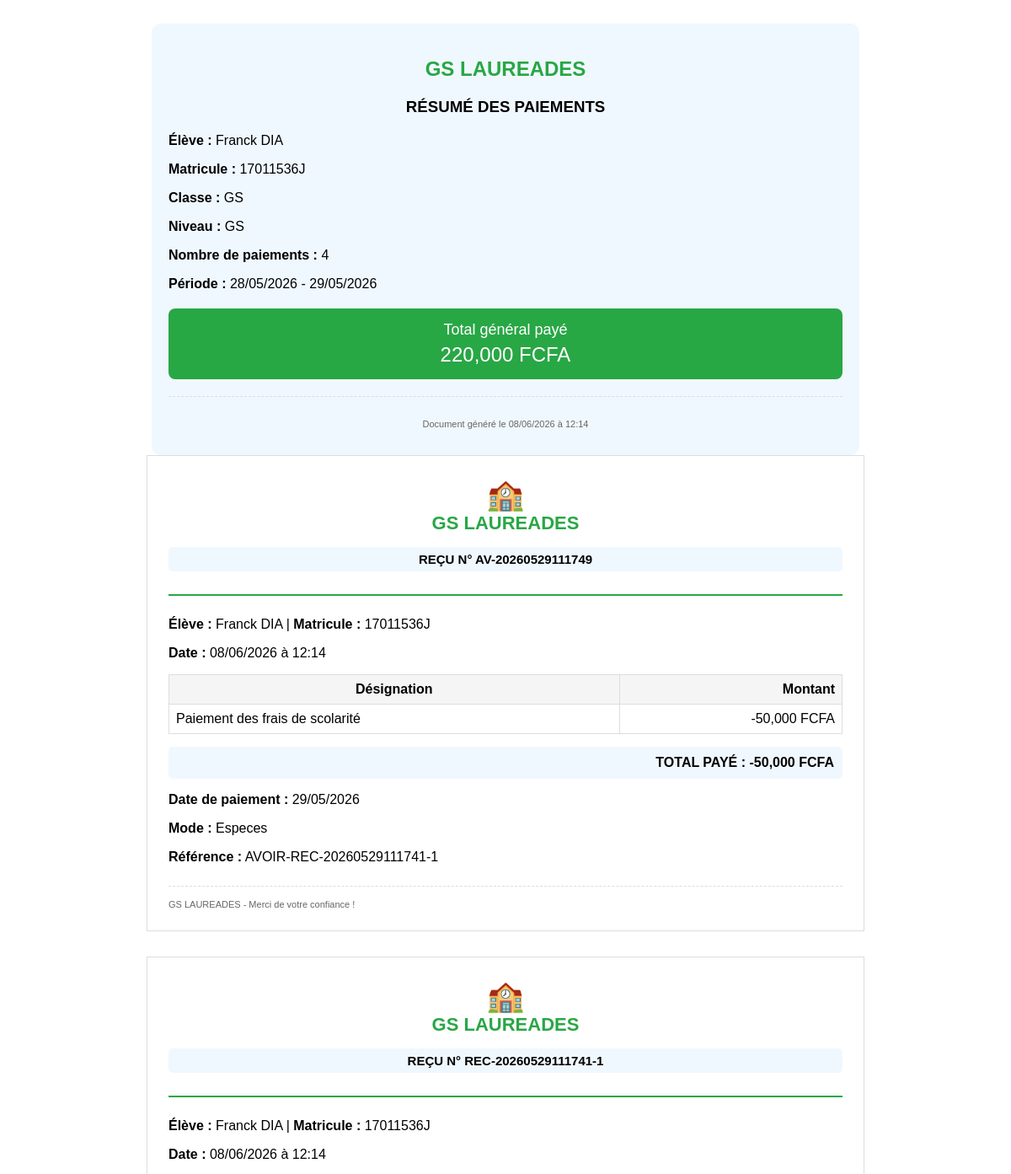
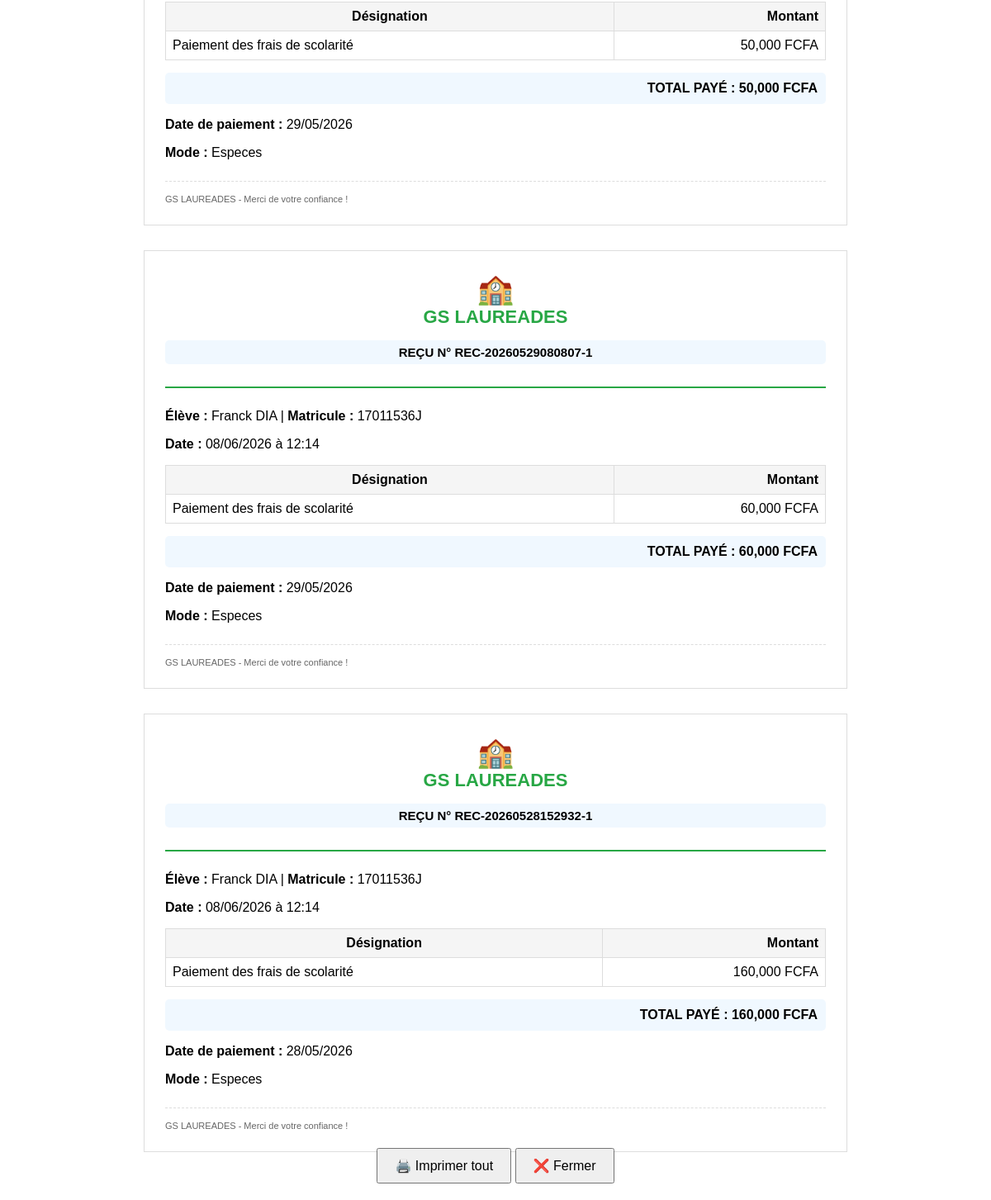
/eleve/1/recus (signed in), run on the app's committed database (2 pictures, top to bottom).
### models.py (models this page shows, shortened)
class Eleve(db.Model):
    __tablename__ = 'eleves'
    id = db.Column(db.Integer, primary_key=True)
    nom = db.Column(db.String(100), nullable=False)
    prenom = db.Column(db.String(100), nullable=False)
    classe = db.Column(db.String(50), nullable=False)
    genre = db.Column(db.String(1))
    date_naissance = db.Column(db.Date, nullable=True)
    lieu_naissance = db.Column(db.String(100))
    matricule = db.Column(db.String(50), unique=True, nullable=False)
    nom_parent = db.Column(db.String(200))
    profession_parent = db.Column(db.String(200))
    employeur = db.Column(db.String(200))
    telephone_parent = db.Column(db.String(50))
    adresse = db.Column(db.String(200))
    affiliation = db.Column(db.String(100))
    observation = db.Column(db.String(200))
    nom_parent1 = db.Column(db.String(200))
    profession_parent1 = db.Column(db.String(200))
    employeur2 = db.Column(db.String(200))
    telephone_parent2 = db.Column(db.String(50))
    adresse1 = db.Column(db.String(200))
    affiliation1 = db.Column(db.String(100))
    observation1 = db.Column(db.String(200))
    est_affecte_etat = db.Column(db.Boolean, default=False)
    reference_affectation = db.Column(db.String(100))
    organisme_affectation = db.Column(db.String(100), default='État')
    sous_groupe_id = db.Column(db.Integer, db.ForeignKey('sous_groupes.id'), nullable=True)
    transport_option_id = db.Column(db.Integer, db.ForeignKey('options_transport.id'), nullable=True)
    cantine_option_id = db.Column(db.Integer, db.ForeignKey('options_cantine.id'), nullable=True)
    renforcement_inscrit = db.Column(db.Boolean, default=False)
    frais_tenue = db.Column(db.Float, default=0)
    frais_droit_examen = db.Column(db.Float, default=0)
    frais_scolarite = db.Column(db.Float, default=0)
    montant_paye = db.Column(db.Float, default=0)
    date_inscription = db.Column(db.DateTime, default=datetime.utcnow)
    date_modification = db.Column(db.DateTime, default=datetime.utcnow, onupdate=datetime.utcnow)
    actif = db.Column(db.Boolean, default=True)
    commentaire = db.Column(db.Text)
    annee_scolaire = db.Column(db.String(20), default='2026-2027')
    reinscrit = db.Column(db.Boolean, default=False)
    date_reinscription = db.Column(db.DateTime, nullable=True)
    reinscrit_par = db.Column(db.String(100), nullable=True)
    paiements = db.relationship('Paiement', backref='eleve', lazy=True, cascade='all, delete-orphan')

class SousGroupe(db.Model):
    __tablename__ = 'sous_groupes'
    id = db.Column(db.Integer, primary_key=True)
    nom = db.Column(db.String(100), nullable=False)
    code = db.Column(db.String(50), unique=True)
    groupe_id = db.Column(db.Integer, db.ForeignKey('groupes_scolaires.id'), nullable=False)
    ordre = db.Column(db.Integer, default=0)
    description = db.Column(db.String(200))
    actif = db.Column(db.Boolean, default=True)
    date_creation = db.Column(db.DateTime, default=datetime.utcnow)
    eleves = db.relationship('Eleve', backref='sous_groupe', lazy=True)
    tarifs_affectation = db.relationship('TarifFraisAffecte', backref='sous_groupe', lazy=True,
                                         foreign_keys='TarifFraisAffecte.sous_groupe_id',
                                         cascade='all, delete-orphan')
    tarifs_frais = db.relationship('TarifFrais', backref='sous_groupe', lazy=True, cascade='all, delete-orphan')

class Paiement(db.Model):
    __tablename__ = 'paiements'
    id = db.Column(db.Integer, primary_key=True)
    eleve_id = db.Column(db.Integer, db.ForeignKey('eleves.id'), nullable=False)
    montant = db.Column(db.Float, nullable=False)
    type_paiement = db.Column(db.String(50), nullable=False)
    reference = db.Column(db.String(100))
    description = db.Column(db.String(200))
    recu = db.Column(db.String(50), unique=True)
    date_paiement = db.Column(db.DateTime, default=datetime.utcnow)
    encaisse_par = db.Column(db.String(100))
    statut = db.Column(db.String(20), default='actif')
    annule_le = db.Column(db.DateTime, nullable=True)
    annule_par = db.Column(db.String(100), nullable=True)
    motif_annulation = db.Column(db.Text, nullable=True)
    annee_scolaire = db.Column(db.String(20), default='2025-2026')
    categorie_frais = db.Column(db.String(50), default='scolarite')  # Pour la catégorie principale
    details = db.Column(db.JSON, default={})

class Parametre(db.Model):
    __tablename__ = 'parametres'
    id = db.Column(db.Integer, primary_key=True)
    cle = db.Column(db.String(100), unique=True, nullable=False)
    valeur = db.Column(db.String(500))
    description = db.Column(db.String(200))
    date_modification = db.Column(db.DateTime, default=datetime.utcnow, onupdate=datetime.utcnow)

### routes.py (the view)
@app.route('/eleve/<int:id>/recus')
@login_required
def imprimer_tous_recus(id):
    eleve = Eleve.query.get_or_404(id)
    paiements = Paiement.query.filter_by(eleve_id=id)\
                              .order_by(Paiement.date_paiement.desc()).all()
    parametres_ecole = get_parametres_ecole()
    return render_template('recus/recus_tous.html',
                         eleve=eleve,
                         paiements=paiements,
                         parametres_ecole=parametres_ecole,
                         date_edition=datetime.now())

### app.py (called while the page is built)
@app.after_request
def close_db_connection(response):
    try:
        db.session.close()
    except:
        pass
    return response

### routes.py (called while the page is built)
@login_manager.user_loader
def load_user(user_id):
    return User.query.get(int(user_id))

def get_parametres_ecole():
    params = Parametre.query.all()
    parametres = {p.cle: p.valeur for p in params}
    defaults = {
        'nom_ecole': 'GS LAUREADES',
        'devise': 'FCFA',
        'annee_scolaire': '2024-2025',
        'adresse_ecole': '',
        'telephone_ecole': '',
        'email_notification': ''
    }
    for key, value in defaults.items():
        if key not in parametres or not parametres.get(key):
            parametres[key] = value
    return parametres

@app.context_processor
def injecter_parametres_ecole():
    try:
        params = Parametre.query.all()
        parametres = {p.cle: p.valeur for p in params}
    except:
        parametres = {}
    defaults = {
        'nom_ecole': 'GS LAUREADES',
        'devise': 'FCFA',
        'annee_scolaire': '2024-2025',
        'adresse_ecole': '',
        'telephone_ecole': '',
        'email_notification': ''
    }
    for key, value in defaults.items():
        if key not in parametres or not parametres[key]:
            parametres[key] = value
    return dict(parametres_ecole=parametres)

### templates/recus/recus_tous.html (shortened to what this page needs)
<!DOCTYPE html>
<html>
<head>
</head>
<body>
    <div class="resume-global">
        <div style="text-align: center; margin-bottom: 20px;">
            <h2 style="color: #28a745;">{{ parametres_ecole.get('nom_ecole', 'ÉCOLE GESTSCOLAIRE') }}</h2>
            <h3>RÉSUMÉ DES PAIEMENTS</h3>
        </div>
        <p><strong>Élève :</strong> {{ eleve.prenom }} {{ eleve.nom }}</p>
        <p><strong>Matricule :</strong> {{ eleve.matricule }}</p>
        <p><strong>Classe :</strong> {{ eleve.classe }}</p>
        {% if eleve.sous_groupe %}
        <p><strong>Niveau :</strong> {{ eleve.sous_groupe.nom }}</p>
        {% endif %}
        <p><strong>Nombre de paiements :</strong> {{ paiements|length }}</p>
        <p><strong>Période :</strong> {{ paiements[-1].date_paiement.strftime('%d/%m/%Y') if paiements else 'N/A' }} - {{ paiements[0].date_paiement.strftime('%d/%m/%Y') if paiements else 'N/A' }}</p>
        <div class="total-general">
            <div>Total général payé</div>
            <div style="font-size: 24px; margin-top: 5px;">
                {{ "{:,.0f}".format(paiements|sum(attribute='montant')) }} {{ parametres_ecole.get('devise', 'FCFA') }}
            </div>
        </div>
        <div class="footer" style="text-align: center; margin-top: 20px;">
            <p>Document généré le {{ date_edition.strftime('%d/%m/%Y à %H:%M') }}</p>
        </div>
    </div>
    {% for paiement in paiements %}
    <div class="recu">
        <div class="header">
            <div class="logo">🏫</div>
            <h1>{{ parametres_ecole.get('nom_ecole', 'ÉCOLE GESTSCOLAIRE') }}</h1>
            <h3>REÇU N° {{ paiement.recu }}</h3>
        </div>
        <div class="info">
            <p><strong>Élève :</strong> {{ eleve.prenom }} {{ eleve.nom }} | <strong>Matricule :</strong> {{ eleve.matricule }}</p>
            <p><strong>Date :</strong> {{ date_edition.strftime('%d/%m/%Y à %H:%M') }}</p>
        </div>
        <table>
            <tr><th>Désignation</th><th style="text-align: right">Montant</th></tr>
            <tr>
                <td>Paiement des frais de scolarité</td>
                <td style="text-align: right">{{ "{:,.0f}".format(paiement.montant) }} {{ parametres_ecole.get('devise', 'FCFA') }}</td>
            </tr>
        </table>
        <div class="total-rec">
            TOTAL PAYÉ : {{ "{:,.0f}".format(paiement.montant) }} {{ parametres_ecole.get('devise', 'FCFA') }}
        </div>
        <p><strong>Date de paiement :</strong> {{ paiement.date_paiement.strftime('%d/%m/%Y') }}</p>
        <p><strong>Mode :</strong> {{ paiement.type_paiement|capitalize }}</p>
        {% if paiement.reference %}
        <p><strong>Référence :</strong> {{ paiement.reference }}</p>
        {% endif %}
        <div class="footer">
            {{ parametres_ecole.get('nom_ecole', 'ÉCOLE GESTSCOLAIRE') }} - Merci de votre confiance !
        </div>
    </div>
    {% endfor %}
    <div class="no-print" style="text-align: center; position: fixed; bottom: 20px; left: 0; right: 0;">
        <button onclick="window.print()" style="padding: 10px 20px; font-size: 16px; cursor: pointer;">
            🖨️ Imprimer tout
        </button>
        <button onclick="window.close()" style="padding: 10px 20px; font-size: 16px; cursor: pointer;">
            ❌ Fermer
        </button>
    </div>
</body>
</html>

### templates/recus/recus_tous.html (style rules this page uses)
body { font-family: Arial, sans-serif; padding: 20px; }
.recu { max-width: 800px; margin: 0 auto 30px; border: 1px solid #ddd; padding: 25px; page-break-after: always; }
.header { text-align: center; margin-bottom: 25px; border-bottom: 2px solid #28a745; padding-bottom: 12px; }
.header .logo { font-size: 36px; color: #28a745; }
.header h1 { margin: 0 0 5px 0; color: #28a745; font-size: 22px; }
.header h3 { background: #f0f8ff; padding: 6px; border-radius: 5px; font-size: 15px; }
table { width: 100%; border-collapse: collapse; margin: 15px 0; }
th, td { padding: 8px; border: 1px solid #ddd; }
th { background: #f5f5f5; }
.total-rec { background: #f0f8ff; padding: 10px; border-radius: 5px; text-align: right; font-weight: bold; }
.footer { margin-top: 25px; padding-top: 15px; border-top: 1px dashed #ddd; font-size: 11px; color: #666; }
.resume-global { max-width: 800px; margin: 0 auto; padding: 20px; background: #f0f8ff; border-radius: 10px; page-break-before: always; }
.total-general { margin-top: 20px; padding: 15px; background: #28a745; color: white; border-radius: 8px; text-align: center; font-size: 18px; }

### data on the page
Eleve: prenom "Franck", nom "DIA", matricule "17011536J", classe "GS"
SousGroupe: sous_groupe.nom "GS"
Paiement: date_paiement "28/05/2026", get "GS LAUREADES", recu "REC-20260528152932-1", montant "160,000", type_paiement "Especes"
Paiement: date_paiement "29/05/2026", get "GS LAUREADES", recu "AV-20260529111749", montant "-50,000", type_paiement "Especes", reference "AVOIR-REC-20260529111741-1"
Parametre: get "FCFA"
Paiement: get "GS LAUREADES", recu "REC-20260529111741-1", montant "50,000", date_paiement "29/05/2026", type_paiement "Especes"
Paiement: get "GS LAUREADES", recu "REC-20260529080807-1", montant "60,000", date_paiement "29/05/2026", type_paiement "Especes"

### other printed values
{{ parametres_ecole.get('nom_ecole', 'ÉCOLE GESTSCOLAIRE') }} "GS LAUREADES"
{{ paiements|length }} "4"
{{ "{:,.0f}".format(paiements|sum(attribute='montant')) }} "220,000"
